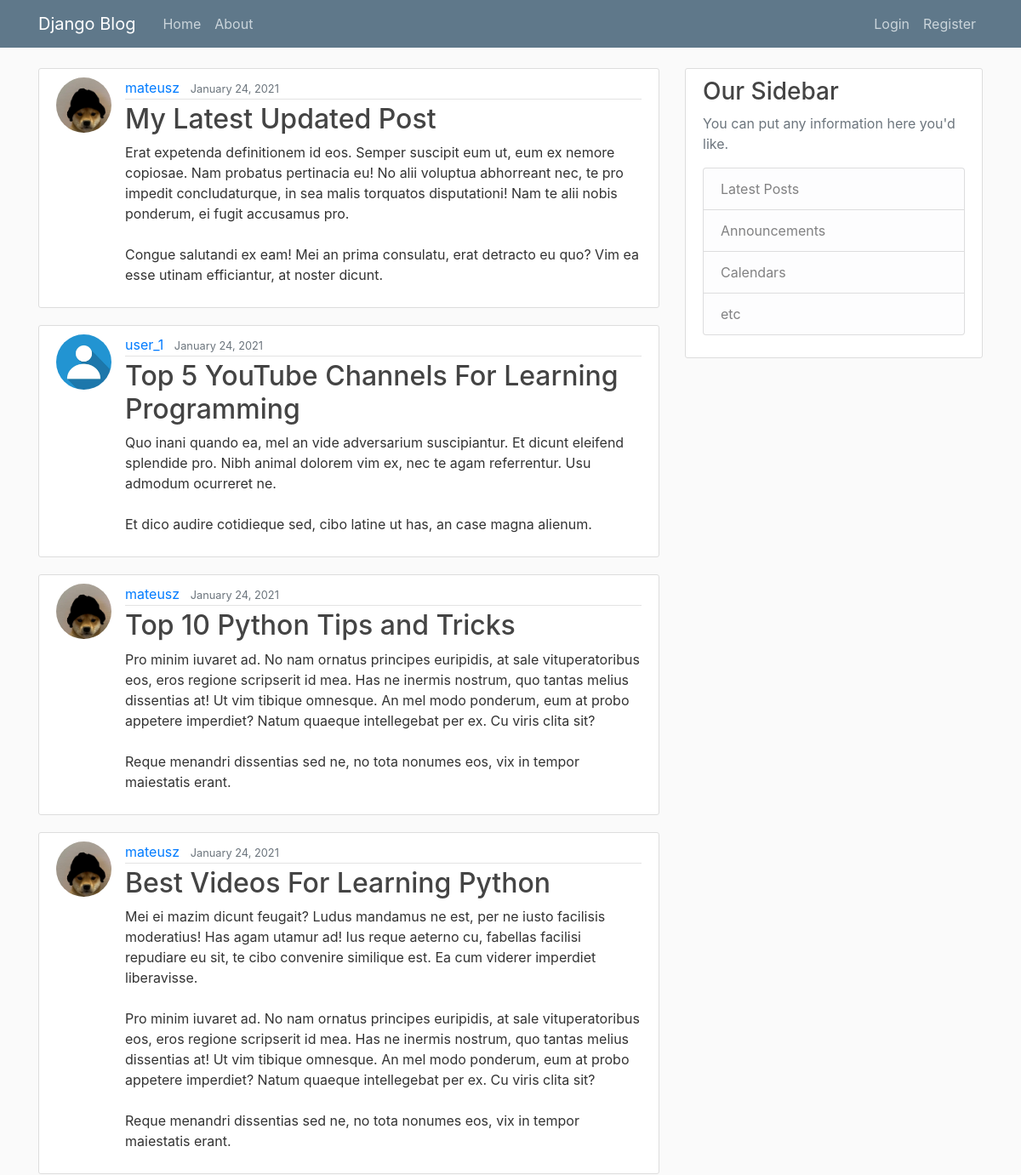
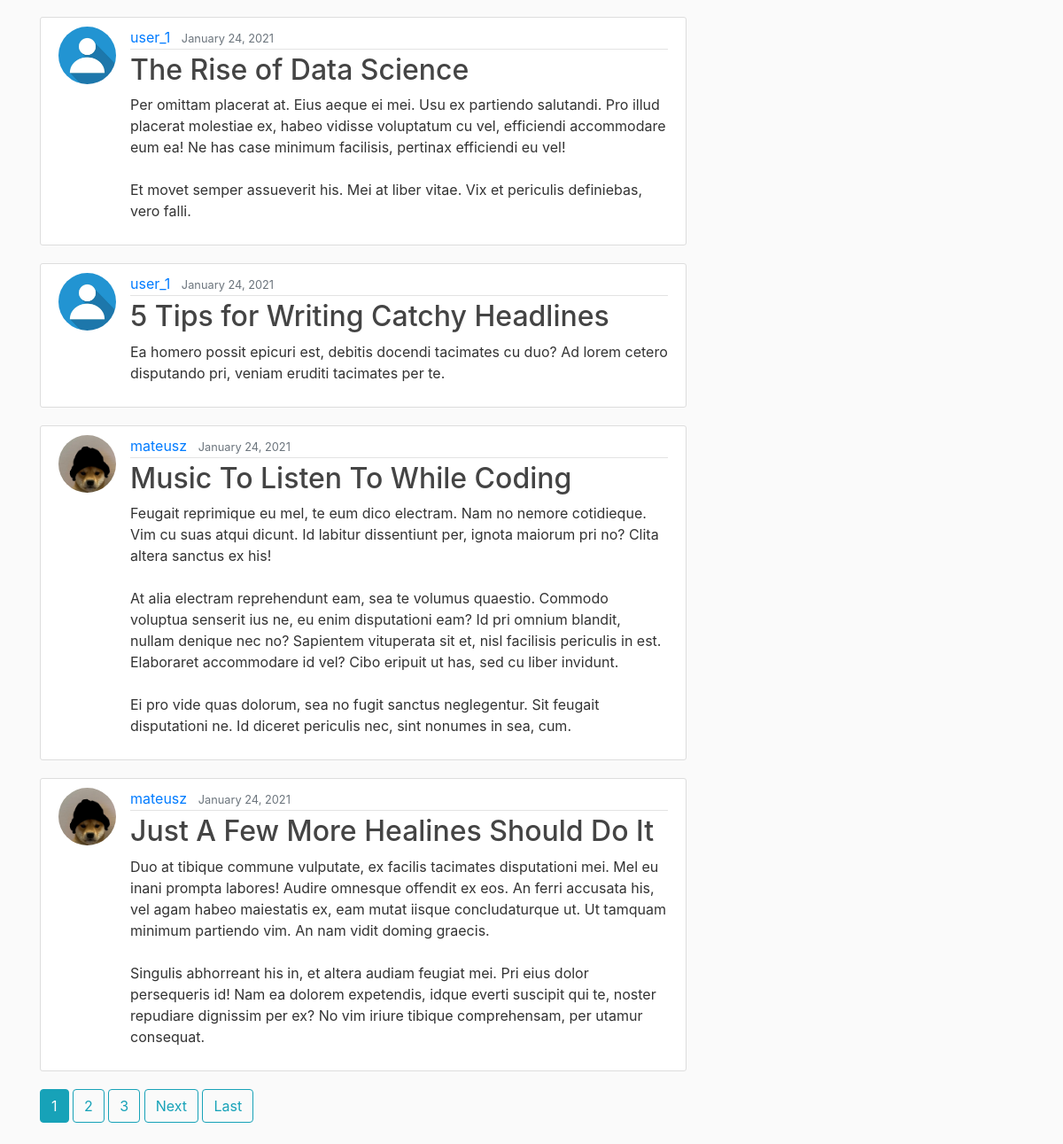
The page / on the database its author committed (2 pictures, top to bottom).
### blog/models.py (models this page shows, shortened)
class Post(models.Model):
    title = models.CharField(max_length=100)
    content = models.TextField()
    date_posted = models.DateTimeField(default=timezone.now)
    author = models.ForeignKey(User, on_delete=models.CASCADE)

### users/models.py (models this page shows, shortened)
class Profile(models.Model):
    user = models.OneToOneField(User, on_delete=models.CASCADE)
    image = models.ImageField(default='default.jpg', upload_to='profile_pics')

### blog/views.py (the view)
# urls.py: path('', PostListView.as_view(), name='blog-home'),
class PostListView(ListView):
    model = Post
    template_name = 'blog/home.html' # <app>/<model>_<viewtype>.html
    context_object_name = 'posts'
    ordering = ['-date_posted'] # newest to oldest
    paginate_by = 8

### blog/templates/blog/home.html (shortened to what this page needs)
{% extends "blog/base.html"%}
{% block content %}
    {% for post in posts %}
        <article class="media content-section">
            <img class="rounded-circle article-img" src=" {{ post.author.profile.image.url }} ">
            <div class="media-body">
                <div class="article-metadata">
                    <a class="mr-2" href="#">{{ post.author }}</a>
                    <small class="text-muted">{{ post.date_posted|date:"F d, Y" }}</small>
                </div>
                <h2><a class="article-title" href="{% url 'post-detail' post.id %}">{{ post.title }}</a></h2>
                <p class="article-content">{{ post.content }}</p>
            </div>
        </article>
    {% endfor %}
    {% if is_paginated %}
        {% for num in page_obj.paginator.page_range %}
            {% if page_obj.number == num %}
                <a class="btn btn-info mb-4" href="?page={{ num }}">{{ num }}</a>
                {% elif num > page_obj.number|add:'-3' and num < page_obj.number|add:'3' %}
                <a class="btn btn-outline-info mb-4" href="?page={{ num }}">{{ num }}</a>
            {% endif %}
        {% endfor %}
        {% if page_obj.has_next %}
            <a class="btn btn-outline-info mb-4" href="?page={{ page_obj.next_page_number }}">Next</a>
            <a class="btn btn-outline-info mb-4" href="?page={{ page_obj.paginator.num_pages }}">Last</a>
        {% endif %}
    {% endif %}
{% endblock content %}

### blog/templates/blog/base.html (shortened to what this page needs)
{% load static %}
<!DOCTYPE html>
<html>
<head>
    <link rel="stylesheet" href="https://maxcdn.bootstrapcdn.com/bootstrap/4.0.0/css/bootstrap.min.css"
>
        <link rel="stylesheet" type="text/css" href="{% static 'blog/main.css' %}">
</head>
<body>
    <header class="site-header">
        <nav class="navbar navbar-expand-md navbar-dark bg-steel fixed-top">
            <div class="container">
                <a class="navbar-brand mr-4" href="/">Django Blog</a>
                <div class="collapse navbar-collapse" id="navbarToggle">
                    <div class="navbar-nav mr-auto">
                        <a class="nav-item nav-link" href="{% url 'blog-home' %}">Home</a>
                        <a class="nav-item nav-link" href="{% url 'blog-about' %}">About</a>
                    </div>
                    <div class="navbar-nav">
                        {% if user.is_authenticated  %}
                        <a class="nav-item nav-link" href="{% url 'post-create' %}">Create Post</a>
                        <a class="nav-item nav-link" href="{% url 'profile' %}">Profile</a>
                        <a class="nav-item nav-link" href="{% url 'logout' %}">Logout</a>
                        {% else %}
                        <a class="nav-item nav-link" href="{% url 'login' %}">Login</a>
                        <a class="nav-item nav-link" href="{% url 'register' %}">Register</a>
                        {% endif %}
                    </div>
                </div>
            </div>
        </nav>
    </header>
    <main role="main" class="container">
        <div class="row">
            <div class="col-md-8">
                {% block content %}{% endblock %}
            </div>
            <div class="col-md-4">
                <div class="content-section">
                    <h3>Our Sidebar</h3>
                    <p class='text-muted'>You can put any information here you'd like.
                    <ul class="list-group">
                        <li class="list-group-item list-group-item-light">Latest Posts</li>
                        <li class="list-group-item list-group-item-light">Announcements</li>
                        <li class="list-group-item list-group-item-light">Calendars</li>
                        <li class="list-group-item list-group-item-light">etc</li>
                    </ul>
                    </p>
                </div>
            </div>
        </div>
    </main>
</body>
</html>

### blog/static/blog/main.css (style rules this page uses)
body { background: #fafafa; color: #333333; margin-top: 5rem; }
h1, h2, h3, h4, h5, h6 { color: #444444; }
ul { margin: 0; }
.bg-steel { background-color: #5f788a; }
.site-header .navbar-nav .nav-link { color: #cbd5db; }
.content-section { background: #ffffff; padding: 10px 20px; border: 1px solid #dddddd; border-radius: 3px; margin-bottom: 20px; }
.article-title { color: #444444; }
.article-content { white-space: pre-line; }
.article-img { height: 65px; width: 65px; margin-right: 16px; }
.article-metadata { padding-bottom: 1px; margin-bottom: 4px; border-bottom: 1px solid #e3e3e3 }

### rows shown on the page
Post: author.profile.image (picture), author "mateusz", date_posted "January 24, 2021", title "My Latest Updated Post", content "Erat expetenda definitionem id eos. Semper suscipit eum ut, eum ex nemore copiosae. Nam probatus pertinacia eu! No alii voluptua abhorreant nec, te pro impedit concludaturque, in sea malis torquatos disputationi! Nam te alii nobis ponderum, ei fugit accusamus pro. Congue salutandi ex eam! Mei an prima consulatu, erat detracto eu quo? Vim ea esse utinam efficiantur, at noster dicunt."
Post: author.profile.image (placeholder picture), author "user_1", date_posted "January 24, 2021", title "Top 5 YouTube Channels For Learning Programming", content "Quo inani quando ea, mel an vide adversarium suscipiantur. Et dicunt eleifend splendide pro. Nibh animal dolorem vim ex, nec te agam referrentur. Usu admodum ocurreret ne. Et dico audire cotidieque sed, cibo latine ut has, an case magna alienum."
Post: author.profile.image (picture), author "mateusz", date_posted "January 24, 2021", title "Top 10 Python Tips and Tricks", content "Pro minim iuvaret ad. No nam ornatus principes euripidis, at sale vituperatoribus eos, eros regione scripserit id mea. Has ne inermis nostrum, quo tantas melius dissentias at! Ut vim tibique omnesque. An mel modo ponderum, eum at probo appetere imperdiet? Natum quaeque intellegebat per ex. Cu viris clita sit? Reque menandri dissentias sed ne, no tota nonumes eos, vix in tempor maiestatis erant."
Post: author.profile.image (picture), author "mateusz", date_posted "January 24, 2021", title "Best Videos For Learning Python", content "Mei ei mazim dicunt feugait? Ludus mandamus ne est, per ne iusto facilisis moderatius! Has agam utamur ad! Ius reque aeterno cu, fabellas facilisi repudiare eu sit, te cibo convenire similique est. Ea cum viderer imperdiet liberavisse. Pro minim iuvaret ad. No nam ornatus principes euripidis, at sale vituperatoribus eos, eros regione scripserit id mea. Has ne inermis nostrum, quo tantas melius dissentias at! Ut vim tibique omnesque. An mel modo ponderum, eum at probo appetere imperdiet? Natum quaeque intellegebat per ex. Cu viris clita sit? Reque menandri dissentias sed ne, no tota nonumes eos, vix in tempor maiestatis erant."
Post: author.profile.image (placeholder picture), author "user_1", date_posted "January 24, 2021", title "The Rise of Data Science", content "Per omittam placerat at. Eius aeque ei mei. Usu ex partiendo salutandi. Pro illud placerat molestiae ex, habeo vidisse voluptatum cu vel, efficiendi accommodare eum ea! Ne has case minimum facilisis, pertinax efficiendi eu vel! Et movet semper assueverit his. Mei at liber vitae. Vix et periculis definiebas, vero falli."
Post: author.profile.image (placeholder picture), author "user_1", date_posted "January 24, 2021", title "5 Tips for Writing Catchy Headlines", content "Ea homero possit epicuri est, debitis docendi tacimates cu duo? Ad lorem cetero disputando pri, veniam eruditi tacimates per te."
Post: author.profile.image (picture), author "mateusz", date_posted "January 24, 2021", title "Music To Listen To While Coding", content "Feugait reprimique eu mel, te eum dico electram. Nam no nemore cotidieque. Vim cu suas atqui dicunt. Id labitur dissentiunt per, ignota maiorum pri no? Clita altera sanctus ex his! At alia electram reprehendunt eam, sea te volumus quaestio. Commodo voluptua senserit ius ne, eu enim disputationi eam? Id pri omnium blandit, nullam denique nec no? Sapientem vituperata sit et, nisl facilisis periculis in est. Elaboraret accommodare id vel? Cibo eripuit ut has, sed cu liber invidunt. Ei pro vide quas dolorum, sea no fugit sanctus neglegentur. Sit feugait disputationi ne. Id diceret periculis nec, sint nonumes in sea, cum."
Post: author.profile.image (picture), author "mateusz", date_posted "January 24, 2021", title "Just A Few More Healines Should Do It", content "Duo at tibique commune vulputate, ex facilis tacimates disputationi mei. Mel eu inani prompta labores! Audire omnesque offendit ex eos. An ferri accusata his, vel agam habeo maiestatis ex, eam mutat iisque concludaturque ut. Ut tamquam minimum partiendo vim. An nam vidit doming graecis. Singulis abhorreant his in, et altera audiam feugiat mei. Pri eius dolor persequeris id! Nam ea dolorem expetendis, idque everti suscipit qui te, noster repudiare dignissim per ex? No vim iriure tibique comprehensam, per utamur consequat."

### other values the page prints
{{ num }} "1"
{{ num }} "2" "3"
